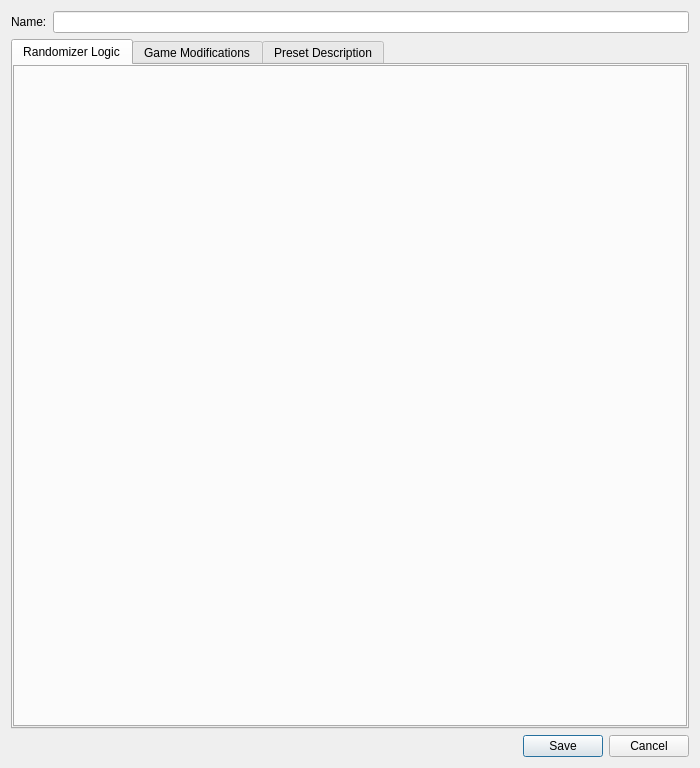
<?xml version="1.0" encoding="UTF-8"?>
<ui version="4.0">
 <class>CustomizePresetDialog</class>
 <widget class="QDialog" name="CustomizePresetDialog">
  <property name="geometry">
   <rect>
    <x>0</x>
    <y>0</y>
    <width>700</width>
    <height>768</height>
   </rect>
  </property>
  <property name="windowTitle">
   <string>Customize Preset</string>
  </property>
  <layout class="QVBoxLayout" name="root_layout">
   <item>
    <layout class="QHBoxLayout" name="name_layout">
     <item>
      <widget class="QLabel" name="name_label">
       <property name="text">
        <string>Name:</string>
       </property>
      </widget>
     </item>
     <item>
      <widget class="QLineEdit" name="name_edit"/>
     </item>
    </layout>
   </item>
   <item>
    <widget class="QTabWidget" name="main_tab_widget">
     <property name="tabPosition">
      <enum>QTabWidget::North</enum>
     </property>
     <property name="tabShape">
      <enum>QTabWidget::Rounded</enum>
     </property>
     <property name="currentIndex">
      <number>0</number>
     </property>
     <property name="tabBarAutoHide">
      <bool>false</bool>
     </property>
     <widget class="QTabWidget" name="logic_tab_widget">
      <attribute name="title">
       <string>Randomizer Logic</string>
      </attribute>
     </widget>
     <widget class="QTabWidget" name="patches_tab_widget">
      <attribute name="title">
       <string>Game Modifications</string>
      </attribute>
     </widget>
     <widget class="QWidget" name="description_tab_widget">
      <attribute name="title">
       <string>Preset Description</string>
      </attribute>
      <layout class="QGridLayout" name="description_tab_layout">
       <item row="0" column="0">
        <widget class="QLabel" name="summary_label">
         <property name="text">
          <string>Summary</string>
         </property>
        </widget>
       </item>
       <item row="0" column="1">
        <widget class="QLineEdit" name="summary_edit">
         <property name="maxLength">
          <number>40</number>
         </property>
         <property name="placeholderText">
          <string>Short summary that shows up in a Multiworld Sesssion</string>
         </property>
        </widget>
       </item>
       <item row="1" column="0" colspan="2">
        <widget class="QLabel" name="description_label">
         <property name="text">
          <string>Enter a description for your preset below.</string>
         </property>
         <property name="wordWrap">
          <bool>true</bool>
         </property>
        </widget>
       </item>
       <item row="2" column="0" colspan="2">
        <widget class="QTextEdit" name="description_edit"/>
       </item>
      </layout>
     </widget>
    </widget>
   </item>
   <item>
    <widget class="QDialogButtonBox" name="button_box">
     <property name="standardButtons">
      <set>QDialogButtonBox::Cancel|QDialogButtonBox::Save</set>
     </property>
    </widget>
   </item>
  </layout>
 </widget>
 <layoutdefault spacing="6" margin="11"/>
 <resources/>
 <connections/>
</ui>
